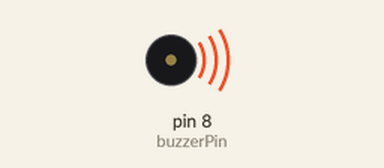
Recording of a sketch running on a simulated Arduino Uno, built with avr-gcc and run on an emulated ATmega328P. On the bench: buzzer (waves = sounding).

Above: at 0.1 s.
Timing chart, 0 to 40.0 s (numbered marks = the images above):
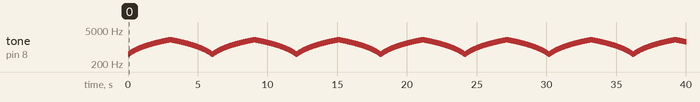

Measured:
- by itself, tone on pin 8 (buzzerPin): plays 500 Hz for 0.01 s, 505 Hz for 0.01 s, 510 Hz for 0.01 s, 515 Hz for 0.01 s, 520 Hz for 0.01 s, 525 Hz for 0.01 s … (3979 notes in this stretch)

The sketch:

alarm.ino
```cpp
const int buzzerPin = 8;    // Buzzer connected to digital pin 8
const int buzzerDelay = 10;  // Delay between frequencies
void setup() {
  pinMode(buzzerPin, OUTPUT); // Buzzer pin as an output
}

void loop() {
  for (int freq = 500; freq <= 2000; freq += 5) {
    tone(buzzerPin, freq);
    delay(buzzerDelay);
  }
  for (int freq = 2000; freq >= 500; freq -= 5) {
    tone(buzzerPin, freq);
    delay(buzzerDelay);
  }
}
```
